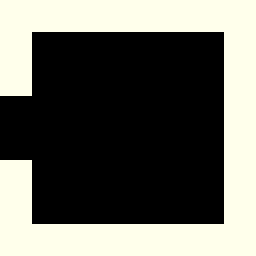

This game map was drawn from its Tiled (.tmx) file and the tilesets committed beside it. A one-line description and the full map source follow:
An orthogonal 8x8 tile map with 32x32 px tiles, 1 tile layer (Calque de Tile 1).

<map version="1.2" tiledversion="1.2.2" orientation="orthogonal" renderorder="right-down" width="8" height="8" tilewidth="32" tileheight="32" infinite="0" nextlayerid="2" nextobjectid="1">
 <tileset firstgid="1" source="ExempleSalle.tsx" />
 <layer id="1" name="Calque de Tile 1" width="8" height="8">
  <data encoding="csv">
1,1,1,1,1,1,1,1,
1,0,0,0,0,0,0,1,
1,0,0,0,0,0,0,1,
0,0,0,0,0,0,0,1,
0,0,0,0,0,0,0,1,
1,0,0,0,0,0,0,1,
1,0,0,0,0,0,0,1,
1,1,1,1,1,1,1,1
</data>
 </layer>
</map>
